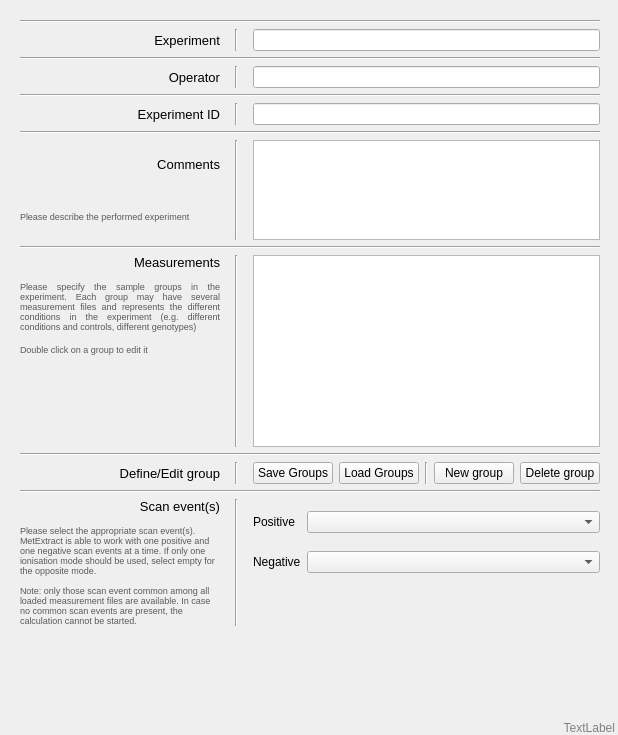
      <widget class="QWidget" name="inputTab">
       <attribute name="title">
        <string>Input</string>
       </attribute>
       <layout class="QGridLayout" name="gridLayout_21">
        <property name="rightMargin">
         <number>3</number>
        </property>
        <property name="bottomMargin">
         <number>0</number>
        </property>
        <item row="1" column="0">
         <spacer name="verticalSpacer_17">
          <property name="orientation">
           <enum>Qt::Vertical</enum>
          </property>
          <property name="sizeType">
           <enum>QSizePolicy::Ignored</enum>
          </property>
          <property name="sizeHint" stdset="0">
           <size>
            <width>20</width>
            <height>40</height>
           </size>
          </property>
         </spacer>
        </item>
        <item row="2" column="0" colspan="2">
         <widget class="QLabel" name="version">
          <property name="styleSheet">
           <string notr="true">color:grey;</string>
          </property>
          <property name="text">
           <string>TextLabel</string>
          </property>
          <property name="alignment">
           <set>Qt::AlignBottom|Qt::AlignRight|Qt::AlignTrailing</set>
          </property>
         </widget>
        </item>
        <item row="0" column="1" rowspan="2">
         <widget class="QWidget" name="ticVisualisationWidget" native="true">
          <property name="sizePolicy">
           <sizepolicy hsizetype="Expanding" vsizetype="Preferred">
            <horstretch>0</horstretch>
            <verstretch>0</verstretch>
           </sizepolicy>
          </property>
         </widget>
        </item>
        <item row="0" column="0">
         <layout class="QGridLayout" name="gridLayout_22">
          <property name="margin">
           <number>9</number>
          </property>
          <item row="13" column="2">
           <widget class="Line" name="line_15">
            <property name="frameShadow">
             <enum>QFrame::Sunken</enum>
            </property>
            <property name="orientation">
             <enum>Qt::Vertical</enum>
            </property>
           </widget>
          </item>
          <item row="11" column="2">
           <widget class="Line" name="line_13">
            <property name="frameShadow">
             <enum>QFrame::Sunken</enum>
            </property>
            <property name="orientation">
             <enum>Qt::Vertical</enum>
            </property>
           </widget>
          </item>
          <item row="3" column="0">
           <widget class="QLabel" name="label_36">
            <property name="styleSheet">
             <string notr="true">font: 10pt;</string>
            </property>
            <property name="text">
             <string>Operator</string>
            </property>
            <property name="alignment">
             <set>Qt::AlignRight|Qt::AlignTrailing|Qt::AlignVCenter</set>
            </property>
           </widget>
          </item>
          <item row="9" column="2">
           <widget class="Line" name="line_12">
            <property name="frameShadow">
             <enum>QFrame::Sunken</enum>
            </property>
            <property name="orientation">
             <enum>Qt::Vertical</enum>
            </property>
           </widget>
          </item>
          <item row="4" column="0" colspan="5">
           <widget class="Line" name="line_30">
            <property name="orientation">
             <enum>Qt::Horizontal</enum>
            </property>
           </widget>
          </item>
          <item row="12" column="0" colspan="5">
           <widget class="Line" name="line_11">
            <property name="orientation">
             <enum>Qt::Horizontal</enum>
            </property>
           </widget>
          </item>
          <item row="10" column="0" colspan="5">
           <widget class="Line" name="line_9">
            <property name="orientation">
             <enum>Qt::Horizontal</enum>
            </property>
           </widget>
          </item>
          <item row="13" column="0">
           <layout class="QVBoxLayout" name="verticalLayout_19">
            <item>
             <widget class="QLabel" name="label_21">
              <property name="sizePolicy">
               <sizepolicy hsizetype="Preferred" vsizetype="Fixed">
                <horstretch>0</horstretch>
                <verstretch>0</verstretch>
               </sizepolicy>
              </property>
              <property name="styleSheet">
               <string notr="true">font: 10pt;</string>
              </property>
              <property name="text">
               <string>Scan event(s)</string>
              </property>
              <property name="alignment">
               <set>Qt::AlignRight|Qt::AlignTrailing|Qt::AlignVCenter</set>
              </property>
             </widget>
            </item>
            <item>
             <spacer name="verticalSpacer_24">
              <property name="orientation">
               <enum>Qt::Vertical</enum>
              </property>
              <property name="sizeType">
               <enum>QSizePolicy::Fixed</enum>
              </property>
              <property name="sizeHint" stdset="0">
               <size>
                <width>0</width>
                <height>5</height>
               </size>
              </property>
             </spacer>
            </item>
            <item>
             <widget class="QLabel" name="label_58">
              <property name="sizePolicy">
               <sizepolicy hsizetype="Maximum" vsizetype="Maximum">
                <horstretch>0</horstretch>
                <verstretch>0</verstretch>
               </sizepolicy>
              </property>
              <property name="maximumSize">
               <size>
                <width>200</width>
                <height>16777215</height>
               </size>
              </property>
              <property name="mouseTracking">
               <bool>true</bool>
              </property>
              <property name="styleSheet">
               <string notr="true">color: rgb(90, 90, 90);
font: 7pt;</string>
              </property>
              <property name="text">
               <string>&lt;html&gt;&lt;head/&gt;&lt;body&gt;&lt;p&gt;Please select the appropriate scan event(s). MetExtract is able to work with one positive and one negative scan events at a time. If only one ionisation mode should be used, select empty for the opposite mode.&lt;br/&gt;&lt;br/&gt;Note: only those scan event common among all loaded measurement files are available. In case no common scan events are present, the calculation cannot be started.&lt;/p&gt;&lt;/body&gt;&lt;/html&gt;</string>
              </property>
              <property name="wordWrap">
               <bool>true</bool>
              </property>
             </widget>
            </item>
           </layout>
          </item>
          <item row="11" column="0">
           <layout class="QVBoxLayout" name="verticalLayout_17">
            <item>
             <widget class="QLabel" name="label_7">
              <property name="styleSheet">
               <string notr="true">font: 10pt;</string>
              </property>
              <property name="text">
               <string>Define/Edit group</string>
              </property>
              <property name="alignment">
               <set>Qt::AlignRight|Qt::AlignTrailing|Qt::AlignVCenter</set>
              </property>
             </widget>
            </item>
            <item>
             <spacer name="verticalSpacer_13">
              <property name="orientation">
               <enum>Qt::Vertical</enum>
              </property>
              <property name="sizeType">
               <enum>QSizePolicy::Minimum</enum>
              </property>
              <property name="sizeHint" stdset="0">
               <size>
                <width>0</width>
                <height>0</height>
               </size>
              </property>
             </spacer>
            </item>
           </layout>
          </item>
          <item row="9" column="0">
           <layout class="QVBoxLayout" name="verticalLayout_16">
            <item>
             <widget class="QLabel" name="label_6">
              <property name="styleSheet">
               <string notr="true">font: 10pt;</string>
              </property>
              <property name="text">
               <string>Measurements</string>
              </property>
              <property name="alignment">
               <set>Qt::AlignRight|Qt::AlignTrailing|Qt::AlignVCenter</set>
              </property>
             </widget>
            </item>
            <item>
             <spacer name="verticalSpacer_2">
              <property name="orientation">
               <enum>Qt::Vertical</enum>
              </property>
              <property name="sizeType">
               <enum>QSizePolicy::Fixed</enum>
              </property>
              <property name="sizeHint" stdset="0">
               <size>
                <width>0</width>
                <height>5</height>
               </size>
              </property>
             </spacer>
            </item>
            <item>
             <widget class="QLabel" name="label_52">
              <property name="sizePolicy">
               <sizepolicy hsizetype="Minimum" vsizetype="Minimum">
                <horstretch>0</horstretch>
                <verstretch>0</verstretch>
               </sizepolicy>
              </property>
              <property name="maximumSize">
               <size>
                <width>200</width>
                <height>16777215</height>
               </size>
              </property>
              <property name="styleSheet">
               <string notr="true">color: rgb(90, 90, 90);
font: 7pt;</string>
              </property>
              <property name="text">
               <string>&lt;html&gt;&lt;head/&gt;&lt;body&gt;&lt;p&gt;Please specify the sample groups in the experiment. Each group may have several measurement files and represents the different conditions in the experiment (e.g. different conditions and controls, different genotypes)&lt;/p&gt;&lt;p&gt;Double click on a group to edit it&lt;/p&gt;&lt;/body&gt;&lt;/html&gt;</string>
              </property>
              <property name="alignment">
               <set>Qt::AlignJustify|Qt::AlignVCenter</set>
              </property>
              <property name="wordWrap">
               <bool>true</bool>
              </property>
             </widget>
            </item>
            <item>
             <spacer name="verticalSpacer_12">
              <property name="orientation">
               <enum>Qt::Vertical</enum>
              </property>
              <property name="sizeHint" stdset="0">
               <size>
                <width>200</width>
                <height>0</height>
               </size>
              </property>
             </spacer>
            </item>
           </layout>
          </item>
          <item row="1" column="0">
           <widget class="QLabel" name="label_61">
            <property name="styleSheet">
             <string notr="true">font: 10pt;</string>
            </property>
            <property name="text">
             <string>Experiment</string>
            </property>
            <property name="alignment">
             <set>Qt::AlignRight|Qt::AlignTrailing|Qt::AlignVCenter</set>
            </property>
           </widget>
          </item>
          <item row="5" column="0">
           <widget class="QLabel" name="label_42">
            <property name="styleSheet">
             <string notr="true">font: 10pt;</string>
            </property>
            <property name="text">
             <string>Experiment ID</string>
            </property>
            <property name="alignment">
             <set>Qt::AlignRight|Qt::AlignTrailing|Qt::AlignVCenter</set>
            </property>
           </widget>
          </item>
          <item row="8" column="0" colspan="5">
           <widget class="Line" name="line_18">
            <property name="orientation">
             <enum>Qt::Horizontal</enum>
            </property>
           </widget>
          </item>
          <item row="6" column="0" colspan="5">
           <widget class="Line" name="line_28">
            <property name="orientation">
             <enum>Qt::Horizontal</enum>
            </property>
           </widget>
          </item>
          <item row="7" column="0">
           <layout class="QVBoxLayout" name="verticalLayout_11">
            <property name="spacing">
             <number>0</number>
            </property>
            <item>
             <widget class="QLabel" name="label_60">
              <property name="styleSheet">
               <string notr="true">font: 10pt;</string>
              </property>
              <property name="text">
               <string>Comments</string>
              </property>
              <property name="alignment">
               <set>Qt::AlignRight|Qt::AlignTrailing|Qt::AlignVCenter</set>
              </property>
             </widget>
            </item>
            <item>
             <spacer name="verticalSpacer_6">
              <property name="orientation">
               <enum>Qt::Vertical</enum>
              </property>
              <property name="sizeType">
               <enum>QSizePolicy::Fixed</enum>
              </property>
              <property name="sizeHint" stdset="0">
               <size>
                <width>0</width>
                <height>5</height>
               </size>
              </property>
             </spacer>
            </item>
            <item>
             <widget class="QLabel" name="label_62">
              <property name="styleSheet">
               <string notr="true">color: rgb(90, 90, 90);
font: 7pt;</string>
              </property>
              <property name="text">
               <string>Please describe the performed experiment</string>
              </property>
             </widget>
            </item>
            <item>
             <spacer name="verticalSpacer_27">
              <property name="orientation">
               <enum>Qt::Vertical</enum>
              </property>
              <property name="sizeType">
               <enum>QSizePolicy::Minimum</enum>
              </property>
              <property name="sizeHint" stdset="0">
               <size>
                <width>0</width>
                <height>0</height>
               </size>
              </property>
             </spacer>
            </item>
            <item>
             <spacer name="verticalSpacer_16">
              <property name="orientation">
               <enum>Qt::Vertical</enum>
              </property>
              <property name="sizeType">
               <enum>QSizePolicy::Fixed</enum>
              </property>
              <property name="sizeHint" stdset="0">
               <size>
                <width>0</width>
                <height>0</height>
               </size>
              </property>
             </spacer>
            </item>
           </layout>
          </item>
          <item row="2" column="0" colspan="5">
           <widget class="Line" name="line_31">
            <property name="orientation">
             <enum>Qt::Horizontal</enum>
            </property>
           </widget>
          </item>
          <item row="7" column="2">
           <widget class="Line" name="line_32">
            <property name="orientation">
             <enum>Qt::Vertical</enum>
            </property>
           </widget>
          </item>
          <item row="5" column="2">
           <widget class="Line" name="line_33">
            <property name="orientation">
             <enum>Qt::Vertical</enum>
            </property>
           </widget>
          </item>
          <item row="3" column="2">
           <widget class="Line" name="line_34">
            <property name="orientation">
             <enum>Qt::Vertical</enum>
            </property>
           </widget>
          </item>
          <item row="1" column="2">
           <widget class="Line" name="line_35">
            <property name="orientation">
             <enum>Qt::Vertical</enum>
            </property>
           </widget>
          </item>
          <item row="1" column="1">
           <spacer name="horizontalSpacer_20">
            <property name="orientation">
             <enum>Qt::Horizontal</enum>
            </property>
            <property name="sizeType">
             <enum>QSizePolicy::Fixed</enum>
            </property>
            <property name="sizeHint" stdset="0">
             <size>
              <width>3</width>
              <height>20</height>
             </size>
            </property>
           </spacer>
          </item>
          <item row="1" column="3">
           <spacer name="horizontalSpacer_21">
            <property name="orientation">
             <enum>Qt::Horizontal</enum>
            </property>
            <property name="sizeType">
             <enum>QSizePolicy::Fixed</enum>
            </property>
            <property name="sizeHint" stdset="0">
             <size>
              <width>3</width>
              <height>20</height>
             </size>
            </property>
           </spacer>
          </item>
          <item row="0" column="0" colspan="5">
           <widget class="Line" name="line_16">
            <property name="orientation">
             <enum>Qt::Horizontal</enum>
            </property>
           </widget>
          </item>
          <item row="13" column="4">
           <layout class="QGridLayout" name="gridLayout_35">
            <item row="0" column="0">
             <widget class="QLabel" name="label_56">
              <property name="sizePolicy">
               <sizepolicy hsizetype="Maximum" vsizetype="Preferred">
                <horstretch>0</horstretch>
                <verstretch>0</verstretch>
               </sizepolicy>
              </property>
              <property name="text">
               <string>Positive</string>
              </property>
             </widget>
            </item>
            <item row="0" column="1">
             <widget class="QComboBox" name="positiveScanEvent">
              <property name="sizePolicy">
               <sizepolicy hsizetype="Preferred" vsizetype="Fixed">
                <horstretch>0</horstretch>
                <verstretch>0</verstretch>
               </sizepolicy>
              </property>
             </widget>
            </item>
            <item row="1" column="0">
             <widget class="QLabel" name="label_57">
              <property name="text">
               <string>Negative</string>
              </property>
             </widget>
            </item>
            <item row="1" column="1">
             <widget class="QComboBox" name="negativeScanEvent"/>
            </item>
            <item row="2" column="1">
             <spacer name="verticalSpacer_25">
              <property name="orientation">
               <enum>Qt::Vertical</enum>
              </property>
              <property name="sizeType">
               <enum>QSizePolicy::Minimum</enum>
              </property>
              <property name="sizeHint" stdset="0">
               <size>
                <width>20</width>
                <height>40</height>
               </size>
              </property>
             </spacer>
            </item>
           </layout>
          </item>
          <item row="1" column="4">
           <widget class="QLineEdit" name="exExperimentName_LineEdit">
            <property name="sizePolicy">
             <sizepolicy hsizetype="Preferred" vsizetype="Fixed">
              <horstretch>0</horstretch>
              <verstretch>0</verstretch>
             </sizepolicy>
            </property>
           </widget>
          </item>
          <item row="3" column="4">
           <widget class="QLineEdit" name="exOperator_LineEdit">
            <property name="sizePolicy">
             <sizepolicy hsizetype="Preferred" vsizetype="Fixed">
              <horstretch>0</horstretch>
              <verstretch>0</verstretch>
             </sizepolicy>
            </property>
           </widget>
          </item>
          <item row="5" column="4">
           <widget class="QLineEdit" name="exExperimentID_LineEdit">
            <property name="sizePolicy">
             <sizepolicy hsizetype="Preferred" vsizetype="Fixed">
              <horstretch>0</horstretch>
              <verstretch>0</verstretch>
             </sizepolicy>
            </property>
           </widget>
          </item>
          <item row="7" column="4">
           <widget class="QTextEdit" name="exComments_TextEdit">
            <property name="sizePolicy">
             <sizepolicy hsizetype="Preferred" vsizetype="Expanding">
              <horstretch>0</horstretch>
              <verstretch>0</verstretch>
             </sizepolicy>
            </property>
            <property name="maximumSize">
             <size>
              <width>16777215</width>
              <height>100</height>
             </size>
            </property>
           </widget>
          </item>
          <item row="9" column="4">
           <widget class="QListWidget" name="groupsList">
            <property name="sizePolicy">
             <sizepolicy hsizetype="Preferred" vsizetype="Fixed">
              <horstretch>0</horstretch>
              <verstretch>0</verstretch>
             </sizepolicy>
            </property>
            <property name="maximumSize">
             <size>
              <width>16777215</width>
              <height>1677</height>
             </size>
            </property>
            <property name="selectionMode">
             <enum>QAbstractItemView::SingleSelection</enum>
            </property>
           </widget>
          </item>
          <item row="11" column="4">
           <layout class="QHBoxLayout" name="horizontalLayout_4">
            <item>
             <spacer name="horizontalSpacer_5">
              <property name="orientation">
               <enum>Qt::Horizontal</enum>
              </property>
              <property name="sizeType">
               <enum>QSizePolicy::Preferred</enum>
              </property>
              <property name="sizeHint" stdset="0">
               <size>
                <width>0</width>
                <height>0</height>
               </size>
              </property>
             </spacer>
            </item>
            <item>
             <widget class="QPushButton" name="saveGroups">
              <property name="sizePolicy">
               <sizepolicy hsizetype="Preferred" vsizetype="Fixed">
                <horstretch>0</horstretch>
                <verstretch>0</verstretch>
               </sizepolicy>
              </property>
              <property name="text">
               <string>Save Groups</string>
              </property>
             </widget>
            </item>
            <item>
             <widget class="QPushButton" name="loadGroups">
              <property name="sizePolicy">
               <sizepolicy hsizetype="Preferred" vsizetype="Fixed">
                <horstretch>0</horstretch>
                <verstretch>0</verstretch>
               </sizepolicy>
              </property>
              <property name="text">
               <string>Load Groups</string>
              </property>
             </widget>
            </item>
            <item>
             <widget class="Line" name="line">
              <property name="orientation">
               <enum>Qt::Vertical</enum>
              </property>
             </widget>
            </item>
            <item>
             <widget class="QPushButton" name="addGroup">
              <property name="sizePolicy">
               <sizepolicy hsizetype="Preferred" vsizetype="Fixed">
                <horstretch>0</horstretch>
                <verstretch>0</verstretch>
               </sizepolicy>
              </property>
              <property name="text">
               <string>New group</string>
              </property>
              <property name="icon">
               <iconset>
                <normaloff>:/new/archive-insert-3.png</normaloff>:/new/archive-insert-3.png</iconset>
              </property>
             </widget>
            </item>
            <item>
             <widget class="QPushButton" name="removeGroup">
              <property name="sizePolicy">
               <sizepolicy hsizetype="Preferred" vsizetype="Fixed">
                <horstretch>0</horstretch>
                <verstretch>0</verstretch>
               </sizepolicy>
              </property>
              <property name="text">
               <string>Delete group</string>
              </property>
              <property name="icon">
               <iconset>
                <normaloff>:/delete/archive-remove.png</normaloff>:/delete/archive-remove.png</iconset>
              </property>
             </widget>
            </item>
           </layout>
          </item>
          <item row="14" column="2">
           <spacer name="verticalSpacer_14">
            <property name="orientation">
             <enum>Qt::Vertical</enum>
            </property>
            <property name="sizeType">
             <enum>QSizePolicy::Expanding</enum>
            </property>
            <property name="sizeHint" stdset="0">
             <size>
              <width>1</width>
              <height>40</height>
             </size>
            </property>
           </spacer>
          </item>
         </layout>
        </item>
       </layout>
      </widget>
